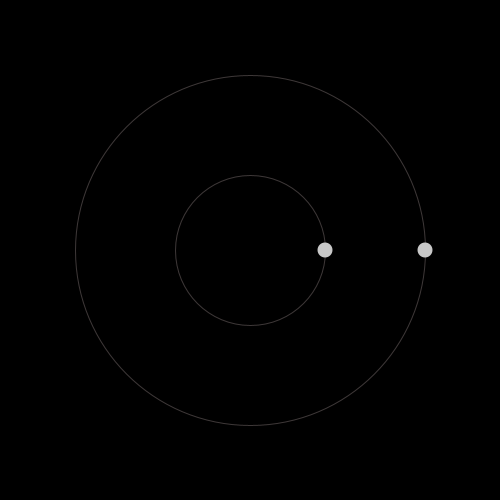
Frame 1 (no input)
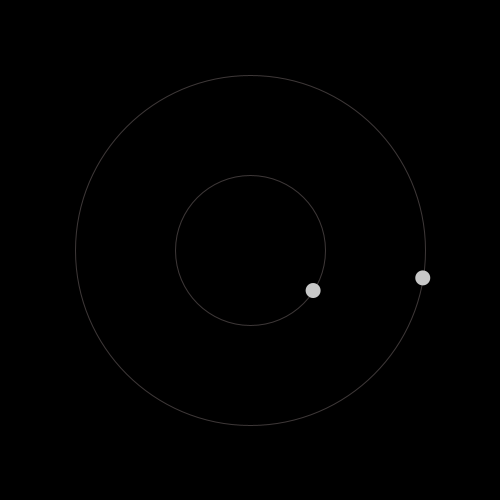
Frame 60 (the mouse pressed at the canvas centre just before this capture)
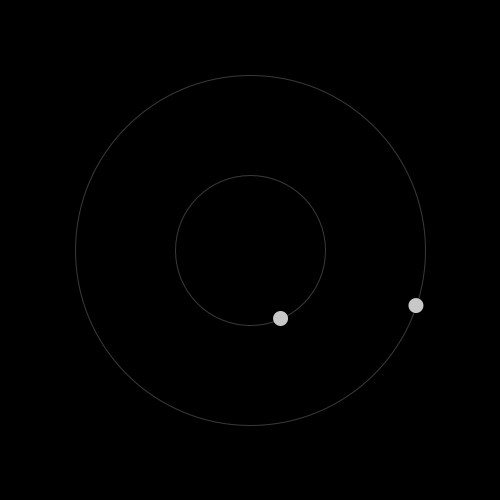
Frame 120 (the mouse held since frame 60 and released just before this capture)

The Processing sketch that drew these frames (run headless with seeded random() and noise(); from frame 60 on, the mouse is pressed at the canvas centre):

// Processing sketch: processing_84277
// ── processing_84277.pde

/** Bodies moving according to Kepler's Rule
  */

float theta1, theta2;        // declare polar angle
float R1, R2;                // declare polar radius
float T1, T2;                // declare period
float v1, v2;
void setup() {
  size(500, 500); 
  
  theta1 = 0;            // initialize central angles
  theta2 = 0;
  
  R1 = height * 0.35;    // initialize central radii
  R2 = height * 0.15;
  
  T1 = pow(R1, 1.5);     // compute periods by Kepler's Rule
  T2 = pow(R2, 1.5);
  
  v1 = 2*PI/T1;          // angular velocity
  v2 = 2*PI/T2;  
  
}

void draw() {
  background(0);
  
  translate(width/2, height/2);
  
  noFill();
  
  //draw background ellipse representing orbits
  
  stroke(62, 56, 56);
  ellipse(0, 0, 2*R1, 2*R1);
  ellipse(0, 0, 2*R2, 2*R2);
  
  float x1 = R1 * cos(theta1);   // compute cartesian x
  float y1 =  R1 * sin(theta1);  // compute cartesian y
  
  float x2 = R2 * cos(theta2);   // compute cartesian x
  float y2 =  R2 * sin(theta2);  // compute cartesian y
  
  // draw the ellipse at the cartesian coordinates
  
  ellipseMode(CENTER);
  noStroke();
  fill(200);
  
  ellipse(x1, y1, 15, 15);
  ellipse(x2, y2, 15, 15);
  
  // update angle
  
  theta1 += v1;
  theta2 += v2;

}
